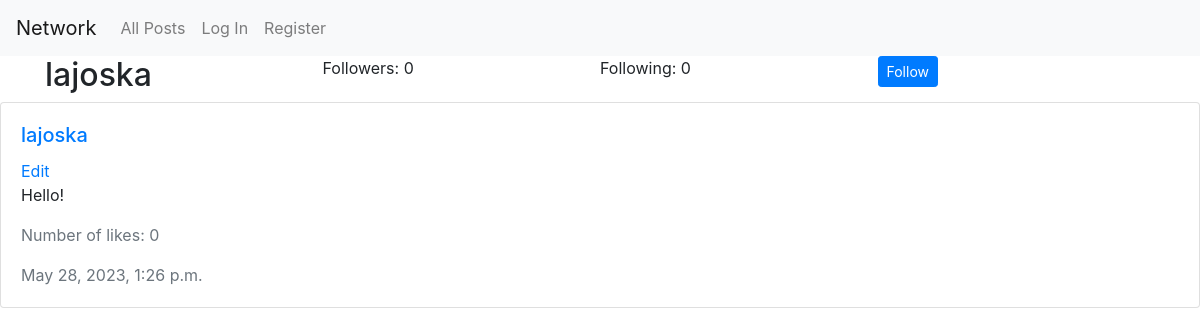
The page /profile/1 on the database as committed earlier.
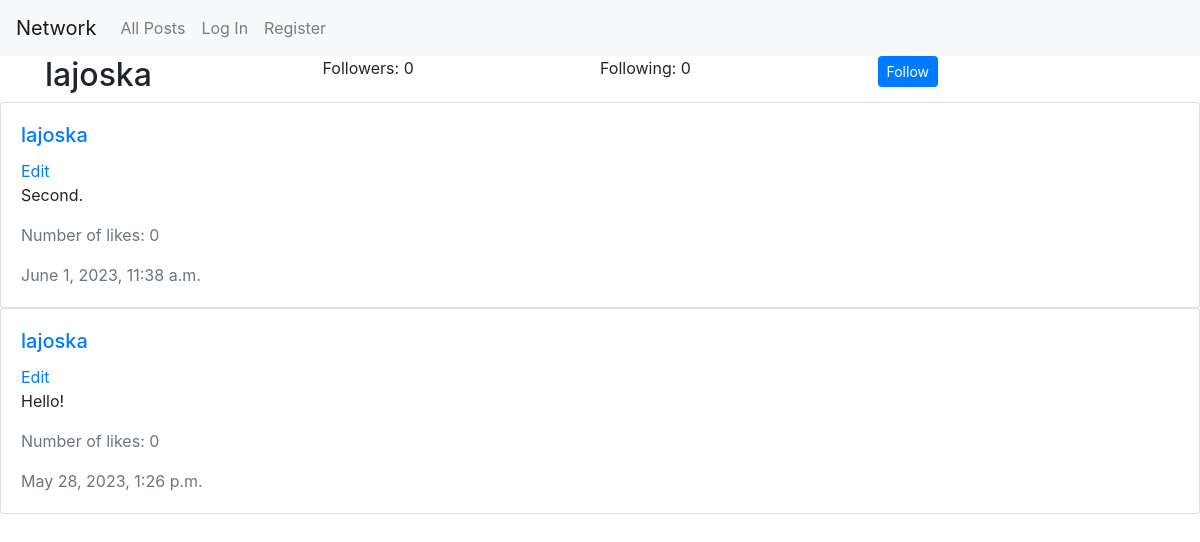
The same page on the database as committed later.
### network/models.py (models this page shows, shortened)
class Post(models.Model):
    user = models.ForeignKey(User, on_delete=models.CASCADE)
    body = models.TextField(blank=True)
    timestamp = models.DateTimeField(auto_now_add=True)
    num_of_likes = models.IntegerField(default=0)

class User(AbstractUser):
    following = models.ManyToManyField("User", null=True, related_name="followers")

### network/views.py (the view, shortened to what this page needs)
# urls.py: path("profile/<int:user_id>", views.profile, name="profile")
@csrf_exempt
def profile(request, user_id):
    profile = User.objects.get(pk=user_id)
    if request.method == "GET":
        posts = Post.objects.filter(user=profile)
        posts = posts.order_by("-timestamp").all()
        return render(request, "network/profile.html", {
            "profile": profile,
            "posts": posts
        })

### network/templates/network/profile.html (shortened to what this page needs)
{% extends "network/layout.html" %}
{% block body %}
<div class="container">
    <div class="row no-gutters">
        <div class="col-3">
            <h2>{{ profile.username}}</h2>
        </div>
        <div class="col-3" data-followers="{{ profile.followers.count }}" id="followers">
            Followers: {{ profile.followers.count }}
        </div>
        <div class="col-3">
            Following: {{ profile.following.count }}
        </div>
        <div class="col-3">
            {% if user != profile %}
                {% if profile in user.following.all %}
                <button class="btn btn-sm btn-primary" id="follow" value="{{profile.id}}">Unfollow</button>
                {% else %}
                <button class="btn btn-sm btn-primary" id="follow" value="{{profile.id}}">Follow</button>
                {% endif %}
            {% endif %}
        </div>
    </div>
</div>
{% for post in posts %}
<div class="card">
    <div class="card-body">
            <h5 class="card-title"><a href="{% url 'profile' post.user.id %}">{{ post.user }}</a></h5>
            <a href="" class="card-link">Edit</a>
            <p class="card-text">{{ post.body }}</p>
            <p class="card-text text-muted">Number of likes: {{ post.num_of_likes }}</p>
            <p class="card-text text-muted">{{ post.timestamp|date:"F j, Y, g:i a" }}</p>
        </div>
    </div>
{% endfor %}
{% endblock %}

Rows that differ between the two databases and show on the page:
added Post: user "lajoska", body "Second.", num_of_likes "0", timestamp "June 1, 2023, 11:38 a.m."
